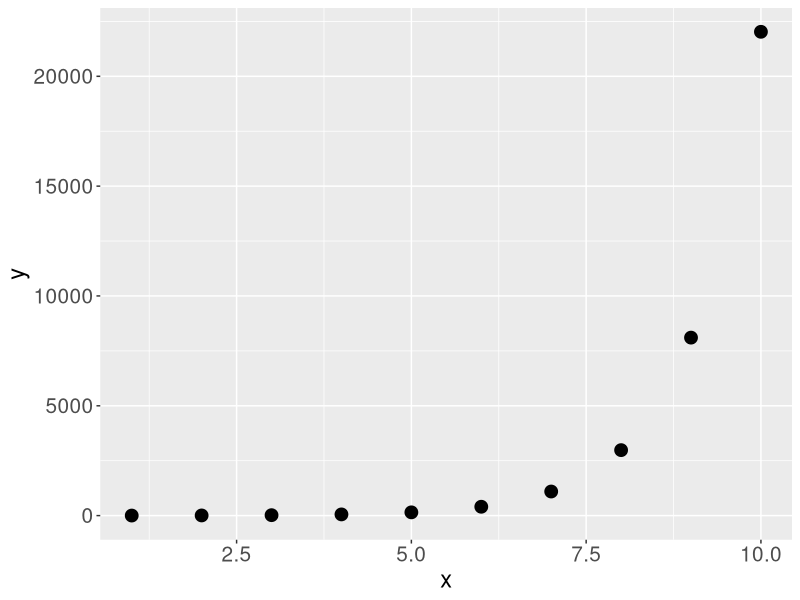

Source code (R): (Note: this script raises an error after producing the figure.)
## ---- chunk 1
#| eval: true
#| echo: false
library(tidyverse)

mydata <- data.frame(x = seq(1:10),
                     y = exp(seq(1:10))) |> 
  mutate(previous_y = lag(y, 1),
         percent_change_y = (y - previous_y)/y*100)

ggplot(mydata, aes(x = x, y = y)) +
  geom_point(size = 4) +
  theme(
    axis.text = element_text(size = 15),
    axis.title = element_text(size = 17)
  )
## ---- chunk 2
#| eval: true
#| echo: false
mydata
## ---- chunk 3
#| eval: true
#| echo: false
#| out-width: "100%"
#| fig-align: "center"
knitr::include_graphics("images/fisheries-aquaculture.png")
## ---- chunk 4
#| eval: true
#| echo: false
#| out-width: "90%"
#| fig-align: "center"
knitr::include_graphics("images/paramecium.jpg")
## ---- chunk 5
#| eval: true
#| echo: false
#| out-width: "70%"
#| fig-align: "center"
library(tidyverse)

mydata <- data.frame(x = seq(from = -10, to = 10),
                     y = exp(seq(from = -10, to = 10))) |> 
  mutate(previous_y = lag(y, 1),
         percent_change_y = (y - previous_y)/y*100)

ggplot(mydata, aes(x = x, y = y)) +
  geom_point(size = 4) +
  theme(
    axis.text = element_text(size = 15),
    axis.title = element_text(size = 17)
    )
## ---- chunk 6
#| eval: true
#| echo: false
#| out-width: "100%"
#| fig-align: "center"
knitr::include_graphics("images/mono_lake_graph.png")
## ---- chunk 7
#| eval: true
#| echo: false
#| out-width: "100%"
#| fig-align: "center"
knitr::include_graphics("images/cod_graph.jpg")
